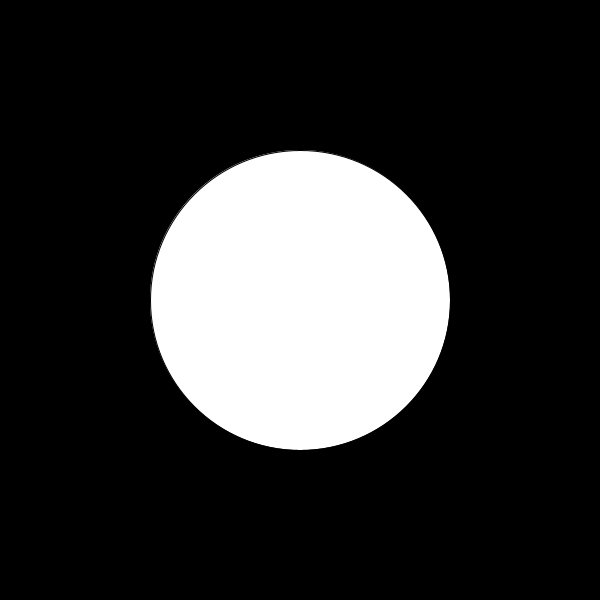
Frame 1 (no input)
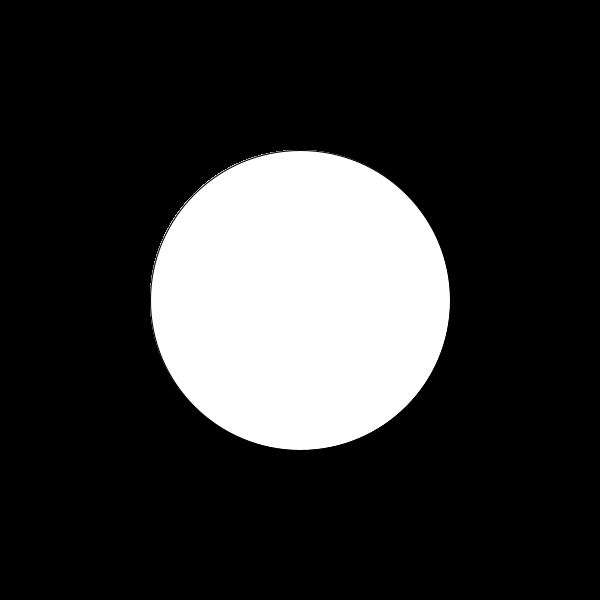
Frame 60 (the mouse pressed at the canvas centre just before this capture)
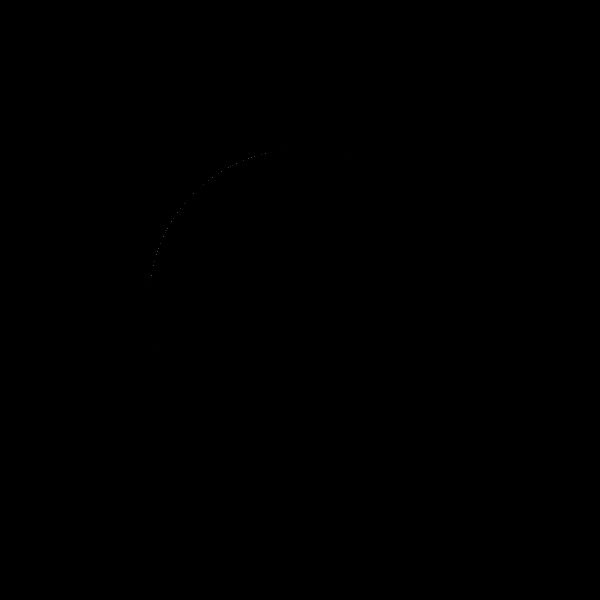
Frame 120 (the mouse held since frame 60 and released just before this capture)

The Processing sketch that drew these frames (run headless with seeded random() and noise(); from frame 60 on, the mouse is pressed at the canvas centre):

// Processing sketch: Question_2
// ── Question_2.pde
int xPos, yPos; 
int size = 100; 

boolean isBlack = false, On = false;
boolean isInShape = false;

float distance; 

void setup(){
size(600, 600); 
background(0);
xPos = width/2; 
yPos = height/2;
 
}

void draw(){
  
  ellipse(xPos, yPos, 300,300);
  
 
  println(isInShape);
  
 
  }

void mousePressed(){
  if(distance <= 50 && !On){

    isBlack = true;
    On = true;
  } else if(distance <= 50 && On) {
    isBlack = false;
    On = false;
  }
  
   if(isBlack) {
    fill(0);
    background(255);
  } else {
    fill(255);
    background(0);
  }
  
}
  
